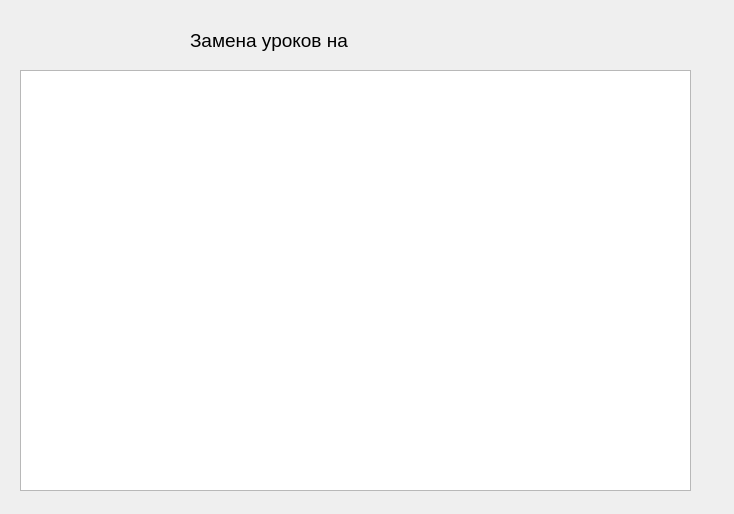
<?xml version="1.0" encoding="UTF-8"?>
<ui version="4.0">
 <class>Dialog</class>
 <widget class="QDialog" name="Dialog">
  <property name="geometry">
   <rect>
    <x>0</x>
    <y>0</y>
    <width>734</width>
    <height>514</height>
   </rect>
  </property>
  <property name="windowTitle">
   <string>Замены</string>
  </property>
  <widget class="QLabel" name="label_date">
   <property name="geometry">
    <rect>
     <x>190</x>
     <y>20</y>
     <width>371</width>
     <height>41</height>
    </rect>
   </property>
   <property name="font">
    <font>
     <pointsize>14</pointsize>
    </font>
   </property>
   <property name="text">
    <string>Замена уроков на</string>
   </property>
  </widget>
  <widget class="QTableWidget" name="tableWidget">
   <property name="geometry">
    <rect>
     <x>20</x>
     <y>70</y>
     <width>671</width>
     <height>421</height>
    </rect>
   </property>
  </widget>
 </widget>
 <resources/>
 <connections/>
</ui>
